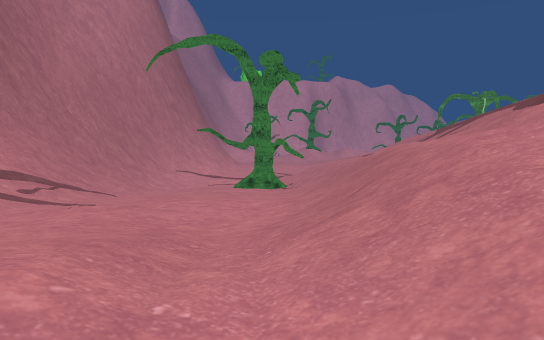
View 1 (above)

24 first-person views from a walk through a scene from a Unity 3-D project. The camera is 1.3 m above the floor, tilts 4° down and sees 70° across. The floor is counted in squares, 2 m on a side. Each view is taken from the middle of a square. On the plan, view 1 faces up. The plan holds only what a view shows up to about 11 squares ahead; the rest is blank. The place goes on beyond the plan. Some animated figures are not drawn. Some surface patterns are stand-ins.

View 2
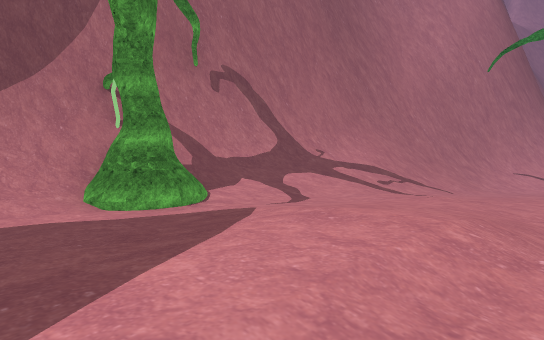

View 3
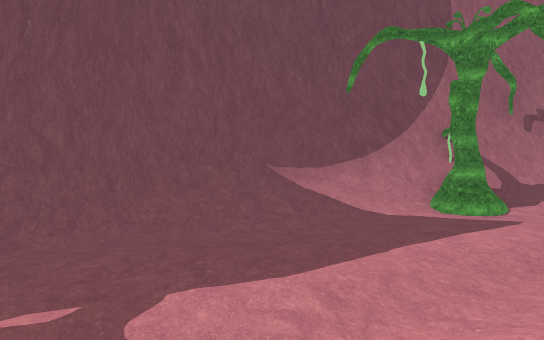

View 4
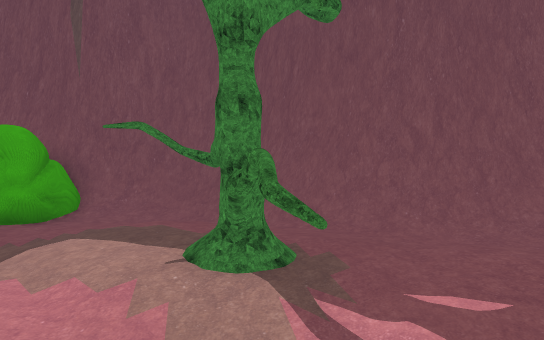

View 5
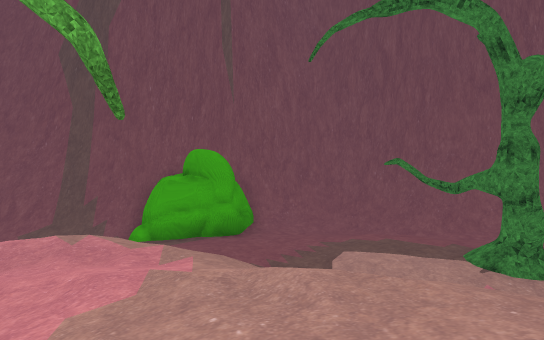

View 6
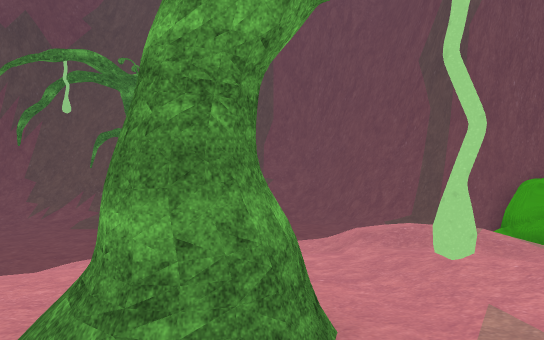

View 7
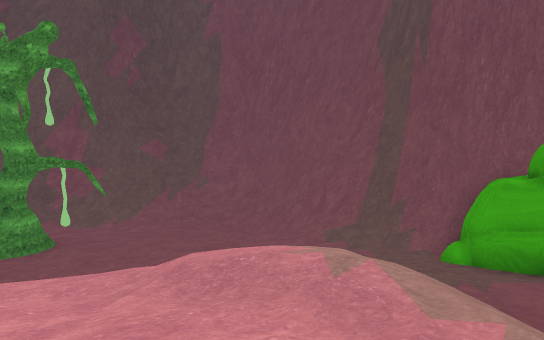

View 8
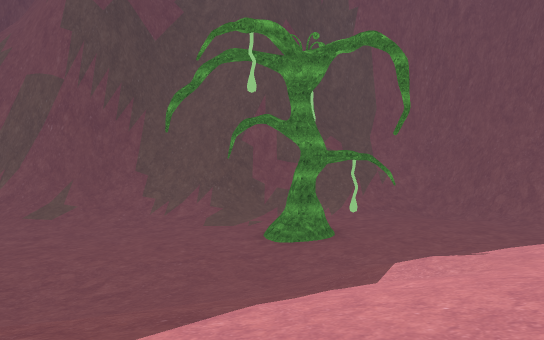

View 9
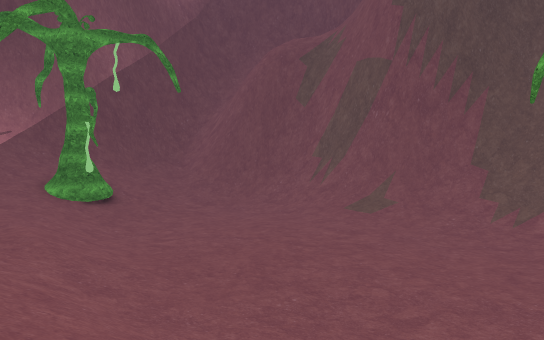

View 10
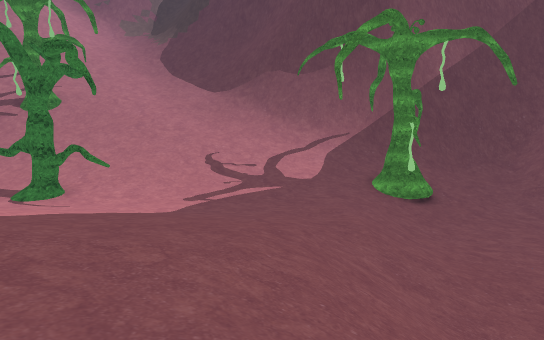

View 11
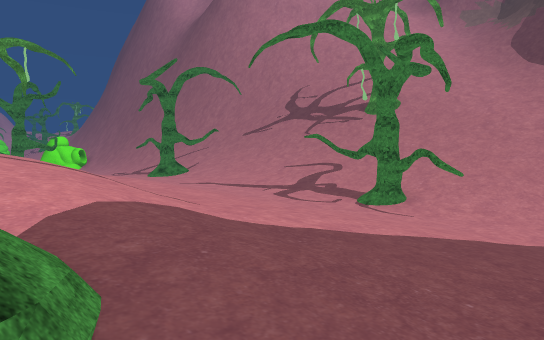

View 12
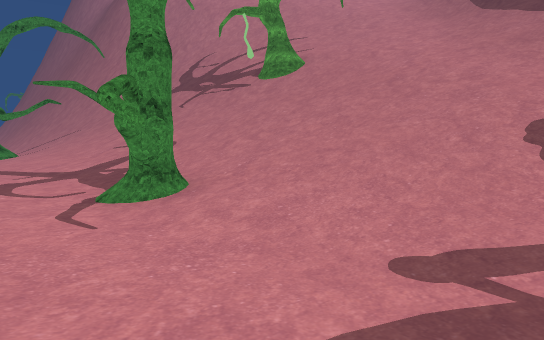

View 13
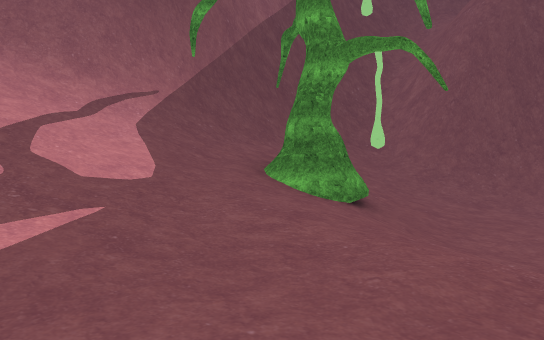

View 14
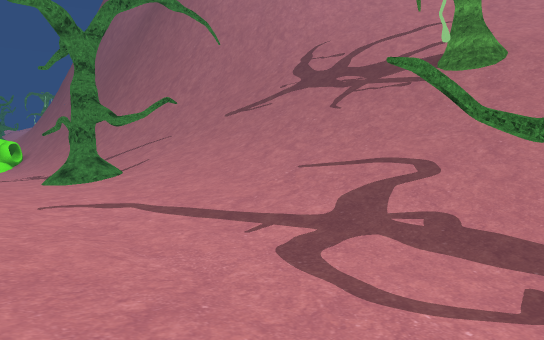

View 15
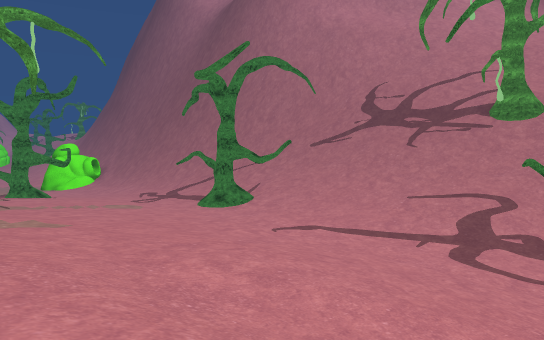

View 16
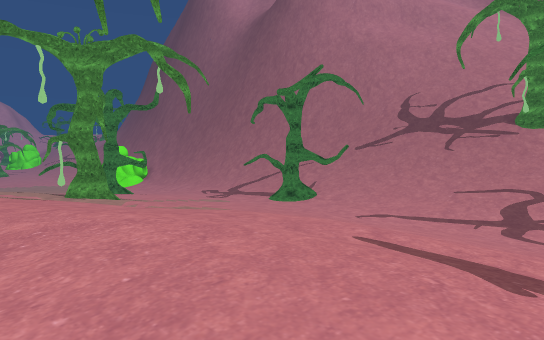

View 17
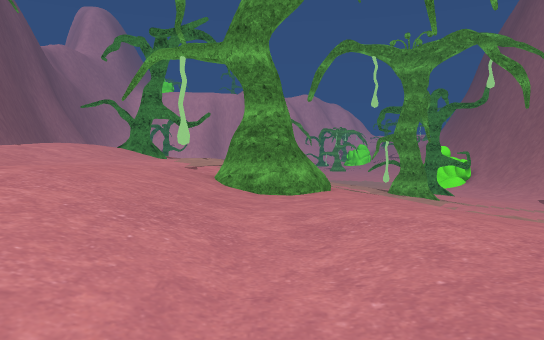

View 18
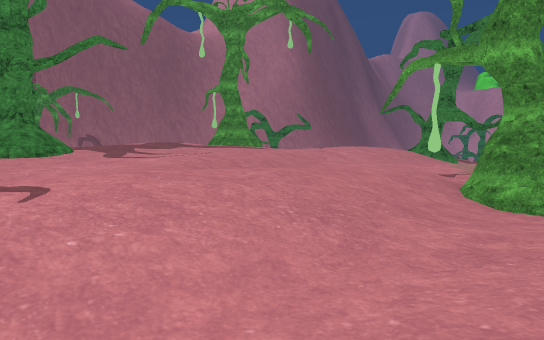

View 19
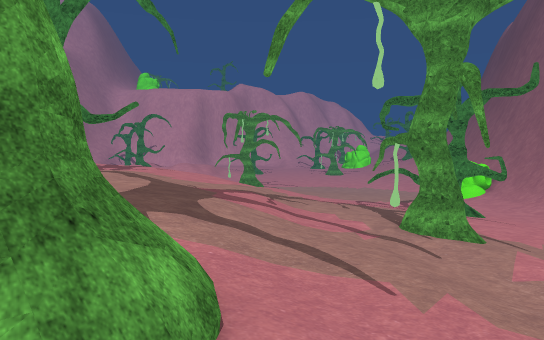

View 20
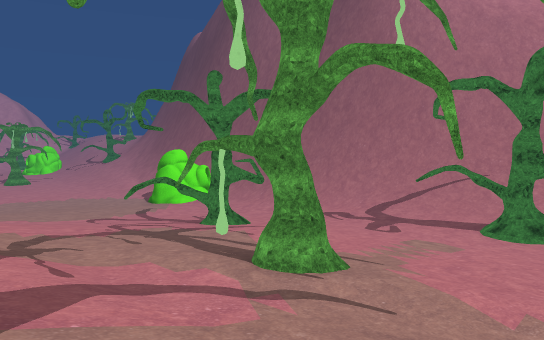

View 21
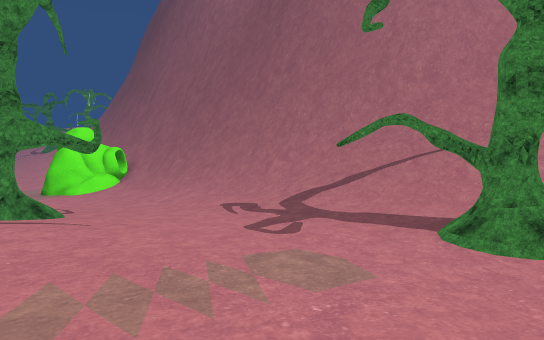

View 22
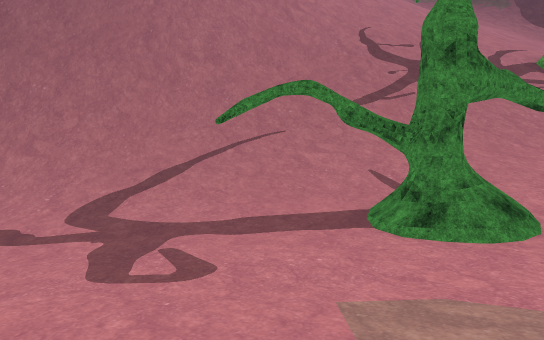

View 23
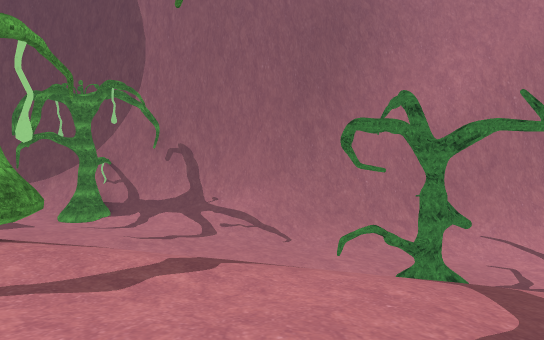

View 24
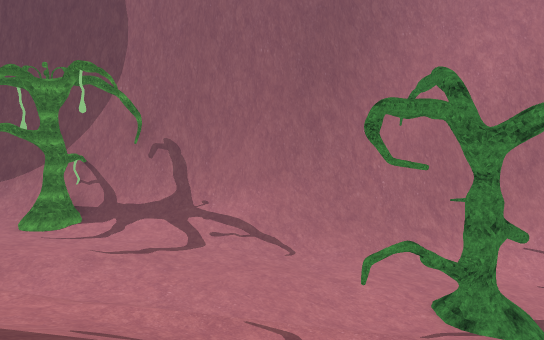

### Floor plan
Key: @ floor where view 1 was taken; # wall or solid block; . main floor; : floor 0.75 m higher than the main floor; - floor 0.75 m lower than the main floor; + floor 1.5 m higher than the main floor; _ floor 1.5 m lower than the main floor; * floor 2.5 m higher than the main floor; % floor 3.25 m higher than the main floor; & floor 4 m higher than the main floor; / step, stairs or slope; = window, fence, low wall or low ledge; T tree.
Columns run from 7 left of view 1 to 33 right of it. Each row starts with its distance up from view 1.
 14    #____              /...  -__// #
 13   ##____              /.T.//----//#
 12   #/___T             +/...T/----//##
 11  ##/___T// //     **//::.....--.//##
 10  ##/____// //%    **+/::.....--.///###
  9  #//__--T////%% T **+/+::.......///=##
  8  #//----////%%%%/%%/*/+//.......////###
  7  #//----////%%%%/%%%*/+##.....T.////==
  6  #//--..////%% %%%%%*//:::....T///////
  5  #/...../+/##  %%%%%*//+::......//////
  4  #/.....///  %%%%%%%*/+++::.....//////
  3 ##.....///   &%%%%%%%*+/+::.....//////
  2 ###....///   &%%% %##/+ +::.....///////
  1 #//...../    &%%% %/***+++:.....////////
  0 #//....@     %%%%%%%***+/+:...../////////
 -1 #//...../    T%%%%%%*%**/::...../////////
 -2 ##/......    T%%%%%/*%**/::....T///////
 -3 ##/......  /      %/***+/::...TT////////
 -4  #//-....  /          T//:....T./////////
 -5  ##/-....-            +//:....../////////
 -6   #//-....  //***     T+/:......////////
 -7   ##/-..T.. /+*     + T+::....../////
 -8    #/--.T..  /++#++   +::......./
 -9    ##--.... /++++++++////......./////
-10     #///... /++++://// ////.....////##
-11     #/_ --- //+/::://   __////...//##
-12     #/__----////// ///_______//##//##
-13     ##/_----/   ///____________##//#
-14      ######--  ---_____________-//##
-15           #__ ---__//___________//##
-16           #/____-__#/_________////#
-17           ##=/__________//////#####
-18            ###/______////##########
-19             ###///// ######

Where each view was taken, in squares from view 1:
view 1: 0 up, 0 right, facing up
view 2: 1 down, 0 right, facing up-left
view 3: 3 down, 4 right, facing left
view 4: 4 down, 4 right, facing down-left
view 5: 6 down, 8 right, facing down-left
view 6: 6 down, 9 right, facing down
view 7: 8 down, 7 right, facing down
view 8: 7 down, 13 right, facing down
view 9: 9 down, 14 right, facing down-right
view 10: 9 down, 14 right, facing right
view 11: 8 down, 15 right, facing up-right
view 12: 8 down, 21 right, facing up-right
view 13: 8 down, 21 right, facing down-right
view 14: 3 down, 20 right, facing up-right
view 15: 3 down, 16 right, facing up-right
view 16: 3 down, 13 right, facing up-right
view 17: 3 down, 13 right, facing up
view 18: 3 down, 14 right, facing up-left
view 19: 1 up, 14 right, facing up
view 20: 4 up, 13 right, facing up-right
view 21: 5 up, 18 right, facing up-right
view 22: 8 up, 19 right, facing right
view 23: 8 up, 8 right, facing left
view 24: 8 up, 6 right, facing left
